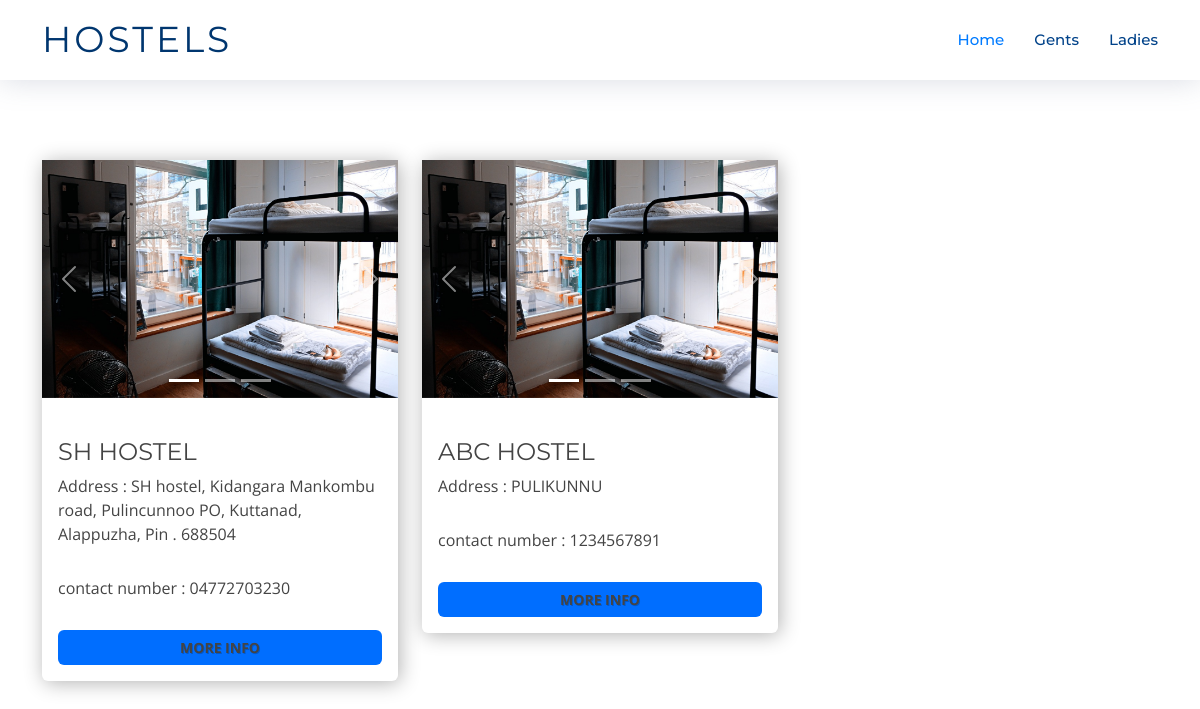
Page /ladies/ on the committed database.
### firstapp/models.py (models this page shows, shortened)
class Hostels(models.Model):
    HOSTEL_TYPE_CHOICES = [
        ('G', 'Gents'),
        ('L', 'Ladies'),
    ]
    hostel_name = models.CharField(max_length=255)
    hostel_address = models.TextField()
    hostel_contact_no = models.TextField()
    hostel_rent = models.IntegerField()
    mess_fees = models.IntegerField(null=True, default=0)
    hostel_type = models.CharField(max_length=2, choices=HOSTEL_TYPE_CHOICES)
    location_url = models.URLField(unique=True)
    hostel_image1 = models.ImageField(
        upload_to='hostels_images', null=True, default='hostels_images/1.jpg')
    hostel_image2 = models.ImageField(
        upload_to='hostels_images', null=True, default='hostels_images/1.jpg')
    hostel_image3 = models.ImageField(
        upload_to='hostels_images', null=True, default='hostels_images/1.jpg')
    hostel_image4 = models.ImageField(
        upload_to='hostels_images', null=True, default='hostels_images/1.jpg')
    hostel_image5 = models.ImageField(
        upload_to='hostels_images', null=True, default='hostels_images/1.jpg')

### firstapp/views.py (the view)
# urls.py: path('ladies/', views.ladies, name='ladies'),
def ladies(request):
    dic_ladies = {
        'ladies_hostels': Hostels.objects.filter(hostel_type='L'),
    }
    return render(request, 'ladies.html', dic_ladies)

### templates/ladies.html (shortened to what this page needs)
<!DOCTYPE html>
{% extends "index.html" %}
{% load static %}
{% block body_block %}
<div class="mt-5 container">
    <div class="row">
        {% for l in ladies_hostels %}
        <div class="col-md-4">
            <div class="card card-01">
                <div id='carouselExampleIndicators-{{ forloop.counter }}' class="carousel slide" data-ride="carousel">
                    <ol class="carousel-indicators">
                        <li data-target="#carouselExampleIndicators" data-slide-to="0" class="active"></li>
                        <li data-target="#carouselExampleIndicators" data-slide-to="1"></li>
                        <li data-target="#carouselExampleIndicators" data-slide-to="2"></li>
                    </ol>
                    <div class="carousel-inner">
                        <div class="carousel-item active">
                            <img class="d-block w-100" src="{% static 'assets/img/hostel.jpg' %}" alt="First slide">
                        </div>
                    </div>
                    <a class="carousel-control-prev" href="#carouselExampleIndicators-{{ forloop.counter }}"
                        role="button" data-slide="prev">
                        <span class="carousel-control-prev-icon" aria-hidden="true"></span>
                    </a>
                    <a class="carousel-control-next" href="#carouselExampleIndicators-{{ forloop.counter }}"
                        role="button" data-slide="next">
                        <span class="carousel-control-next-icon" aria-hidden="true"></span>
                    </a>
                </div>
                <div class="card-body">
                    <span class="badge-box"></span>
                    <h4 class="card-title">{{l.hostel_name}}</h4>
                    <p class="card-text">Address : {{l.hostel_address}}</p>
                    <p class="card-text">contact number : {{l.hostel_contact_no}}</p>
                    <a  name="hostel" data-address="{{l.id}}" value="{{l.id}}" id="one"
                        class="button btn btn-default text-uppercase ">More Info</a>
                </div>
            </div>
        </div>
        {% endfor %}
    </div>
</div>
{% endblock %}

### static/assets/css/modal.css (style rules this page uses)
* { box-sizing: border-box; }
html, body { min-height: 100%; height: 100%; background-size: cover; background-position: top center; font-family: helvetica neue, helvetica, arial, sans-serif; font-weight: 200; }

### static/assets/css/style.css (style rules this page uses)
body { background: #fff; color: #444; font-family: "Open Sans", sans-serif; }
a { color: #007bff; text-decoration: none; transition: 0.5s; }
p { padding: 0; margin: 0 0 30px 0; }
h1, h2, h3, h4, h5, h6 { font-family: "Montserrat", sans-serif; font-weight: 400; margin: 0 0 20px 0; padding: 0; }

### static/assets/css/cards.css (style rules this page uses)
.btn-default { background:#006EFF; width: 100%; color:#fff; font-weight:700; text-shadow:1px 1px 0 rgba(0,0,0,0.2); font-size:14px; }
.card { box-shadow:2px 2px 20px rgba(0,0,0,0.3); border:none; margin-bottom:30px; }
.card-01 .card-body { position:relative; padding-top:40px; }
.card-01 .badge-box { position:absolute; top:-20px; left:50%; width:100px; height:100px;margin-left:-50px; text-align:center; }
.mt-5 { margin-top: 10rem!important; }

### rows in the picture
Hostels: hostel_name "SH HOSTEL", hostel_address "SH hostel, Kidangara Mankombu road, Pulincunnoo PO, Kuttanad, Alappuzha, Pin . 688504", hostel_contact_no "04772703230", {{ l.id }} 5 (drawn)
Hostels: hostel_name "ABC HOSTEL", hostel_address "PULIKUNNU", hostel_contact_no "1234567891", {{ l.id }} 6 (drawn)
